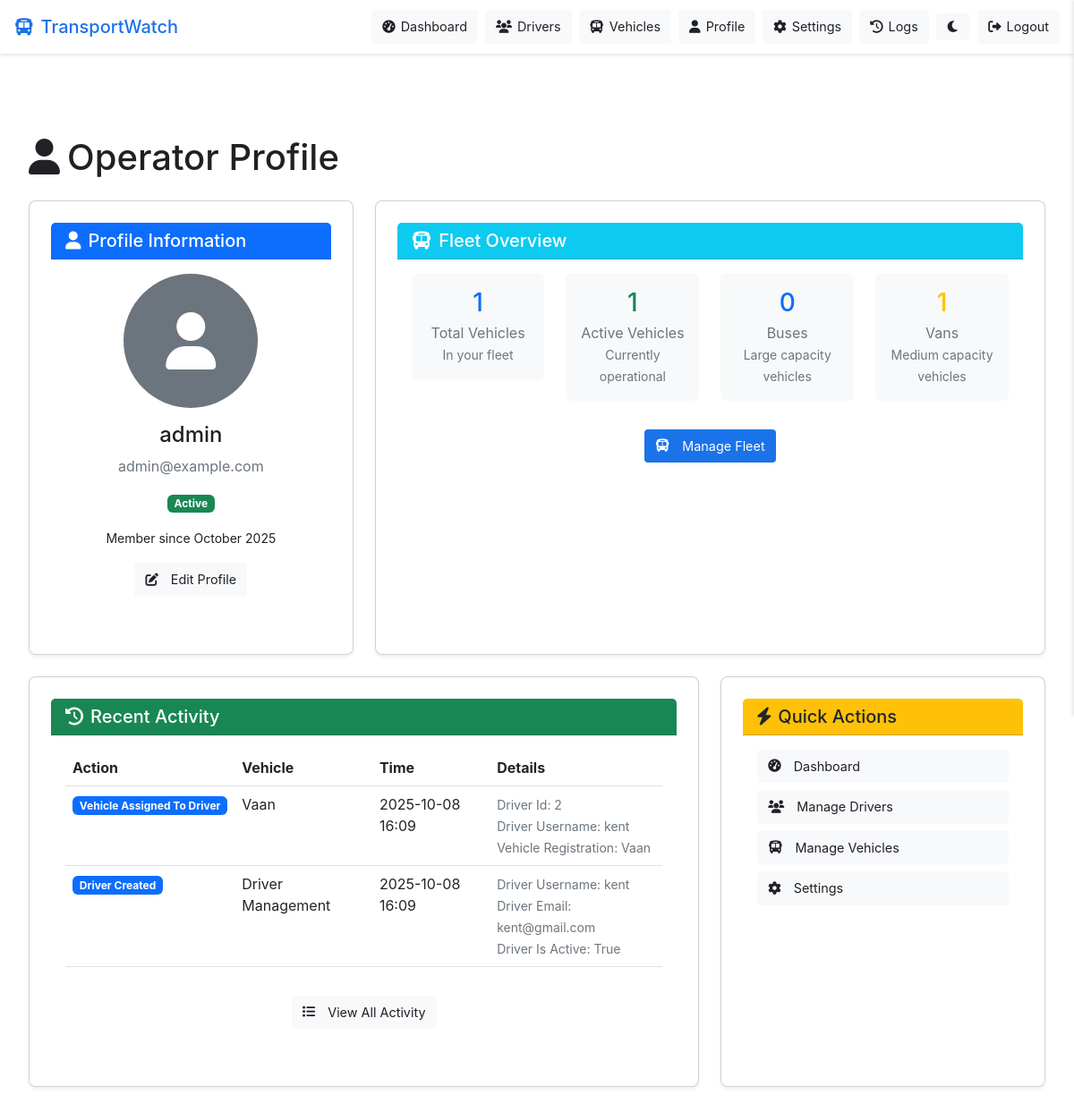
The app's page /operator/profile (signed in), older data.
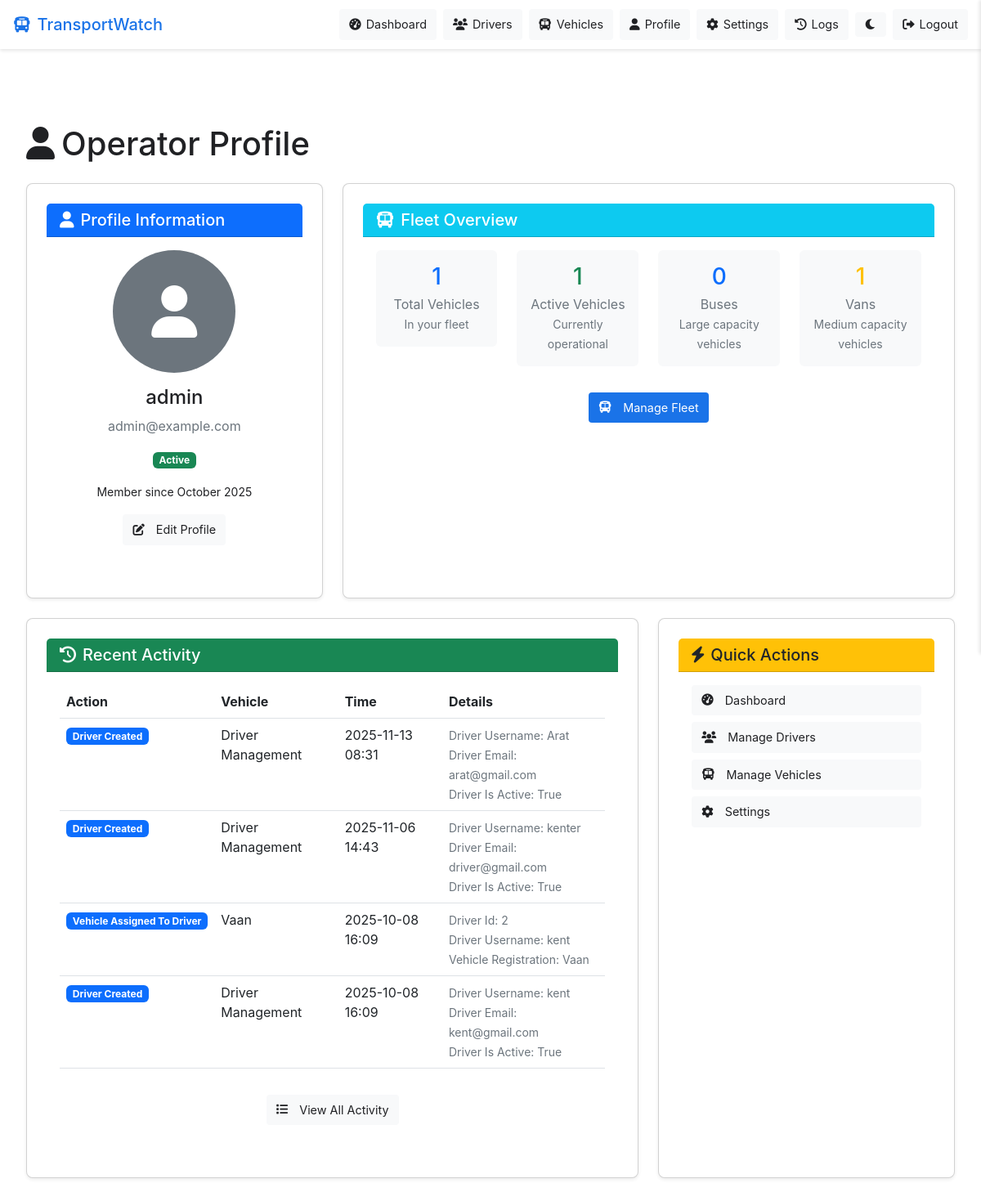
The same page, newer data.
### models/user.py (models this page shows, shortened)
class OperatorActionLog(db.Model):
    __tablename__ = 'operator_action_logs'
    __table_args__ = {'extend_existing': True}  # Handle existing table
    id = db.Column(db.Integer, primary_key=True, autoincrement=True)
    operator_id = db.Column(db.Integer, db.ForeignKey('users.id'), nullable=False)
    action = db.Column(db.String(100), nullable=False)  # 'driver_created', 'vehicle_added', 'settings_updated', etc.
    target_type = db.Column(db.String(50), nullable=True)  # 'driver', 'vehicle', 'system', etc.
    target_id = db.Column(db.Integer, nullable=True)  # ID of the target (driver_id, vehicle_id, etc.)
    meta_data = db.Column(db.JSON, nullable=True)  # Additional data like old_value, new_value, etc.
    created_at = db.Column(db.DateTime, default=datetime.utcnow)
    operator = db.relationship('User', backref=db.backref('operator_action_logs', lazy=True))

### models/vehicle.py (models this page shows, shortened)
class Vehicle(db.Model):
    __tablename__ = 'vehicles'
    __table_args__ = {'extend_existing': True}  # Handle existing table
    id = db.Column(db.Integer, primary_key=True)
    registration_number = db.Column(db.String(20), unique=True, nullable=False)
    vehicle_type = db.Column(db.String(50), nullable=False)
    capacity = db.Column(db.Integer, nullable=False)
    status = db.Column(db.String(20), default='active')
    created_at = db.Column(db.DateTime, default=datetime.utcnow)
    occupancy_status = db.Column(db.String(20), default='empty')
    last_speed_kmh = db.Column(db.Float, default=0.0)
    current_latitude = db.Column(db.Float)
    current_longitude = db.Column(db.Float)
    last_updated = db.Column(db.DateTime, default=datetime.utcnow)
    accuracy = db.Column(db.Float, default=0.0)
    route = db.Column(db.String(100))
    route_info = db.Column(db.Text)
    owner_id = db.Column(db.Integer, db.ForeignKey('users.id'), nullable=False)
    assigned_driver_id = db.Column(db.Integer, db.ForeignKey('users.id'))
    owner = db.relationship('User', foreign_keys=[owner_id], backref='owned_vehicles')
    assigned_driver = db.relationship('User', foreign_keys=[assigned_driver_id], backref='assigned_vehicle')
    location_logs = db.relationship('LocationLog', backref='vehicle', lazy='dynamic')

### routes/operator.py (the view)
@operator_bp.route('/profile')
@login_required
def profile():
    if current_user.user_type != 'operator' and current_user.user_type != 'admin':
        flash('Access denied. Operator account required.', 'error')
        return redirect(url_for('index'))
    try:
        vehicles = Vehicle.query.filter_by(owner_id=current_user.id).all()
        for vehicle in vehicles:
            print(f"🔍 DEBUG: Vehicle {vehicle.id} - Route: {vehicle.route}, Route Info: {vehicle.route_info}")
        recent_logs = OperatorActionLog.query.filter_by(operator_id=current_user.id).order_by(OperatorActionLog.created_at.desc()).limit(10).all()
        if db.session.is_active:
            db.session.commit()
        return render_template('operator/profile.html', vehicles=vehicles, recent_logs=recent_logs)
    except Exception as e:
        print(f"❌ Error in operator profile route: {e}")
        try:
            db.session.rollback()
        except:
            pass
        return render_template('operator/profile.html', vehicles=[], recent_logs=[])

### app.py (called while the page is built)
@login_manager.user_loader
def load_user(user_id):
    return User.query.get(int(user_id))

@app.context_processor
def inject_user():
    from flask import request
    from flask_login import current_user
    if request.endpoint == 'index':
        return {}  # Return empty context for public page
    return dict(current_user=current_user)

### templates/operator/profile.html (shortened to what the changed rows need)
{% extends 'base.html' %}
{% block content %}
<div class="container">
    <div class="row">
        <div class="col-12">
            <h1 class="mb-4">
                <i class="fas fa-user me-2"></i>Operator Profile
            </h1>
        </div>
    </div>
    <div class="row">
        <div class="col-md-8 mb-4">
            <div class="card shadow-sm h-100">
                <div class="card-body">
                    {% if recent_logs %}
                        <div class="table-responsive">
                            <table class="table table-hover">
                                <thead>
                                    <tr>
                                        <th>Action</th>
                                        <th>Vehicle</th>
                                        <th>Time</th>
                                        <th>Details</th>
                                    </tr>
                                </thead>
                                <tbody>
                                    {% for log in recent_logs %}
                                        <tr>
                                            <td>
                                                <span class="badge bg-primary">{{ log.action|replace('_', ' ')|title }}</span>
                                            </td>
                                            <td>
                                                {% if log.target_type == 'vehicle' and log.target_id %}
                                                    {% set vehicle = vehicles|selectattr('id', 'equalto', log.target_id)|first %}
                                                    {% if vehicle %}
                                                        {{ vehicle.registration_number }}
                                                    {% else %}
                                                        Unknown Vehicle
                                                    {% endif %}
                                                {% elif log.target_type == 'driver' %}
                                                    Driver Management
                                                {% elif log.target_type == 'system' %}
                                                    System
                                                {% else %}
                                                    N/A
                                                {% endif %}
                                            </td>
                                            <td>{{ log.created_at.strftime('%Y-%m-%d %H:%M') }}</td>
                                            <td>
                                                <small class="text-muted">
                                                    {% if log.meta_data %}
                                                        {% for key, value in log.meta_data.items() %}
                                                            {% if key != 'timestamp' %}
                                                                {{ key|replace('_', ' ')|title }}: {{ value }}<br>
                                                            {% endif %}
                                                        {% endfor %}
                                                    {% endif %}
                                                </small>
                                            </td>
                                        </tr>
                                    {% endfor %}
                                </tbody>
                            </table>
                        </div>
                    {% else %}
                        <div class="alert alert-info">
                            <i class="fas fa-info-circle me-2"></i>
                            No recent activity to display.
                        </div>
                    {% endif %}
                </div>
            </div>
        </div>
    </div>
</div>
{% endblock %}

Row changes from the older to the newer data that the page shows:
added OperatorActionLog: action "Driver Created", target_type "Driver Management", created_at "2025-11-13 08:31", meta_data "Driver Username" "Driver Email" "Driver Is Active", meta_data "Arat" "arat@gmail.com" "True"
added OperatorActionLog: action "Driver Created", target_type "Driver Management", created_at "2025-11-06 14:43", meta_data "Driver Username" "Driver Email" "Driver Is Active", meta_data "kenter" "driver@gmail.com" "True"
